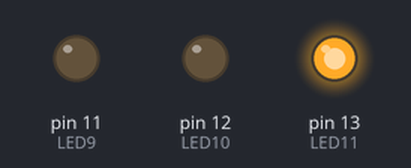
This sketch was run on a simulated Arduino Uno, built with avr-gcc and run on an emulated ATmega328P. Shown: output pins drawn as LEDs (lit = HIGH).

Above: at 0.5 s.
At 2.5 s:
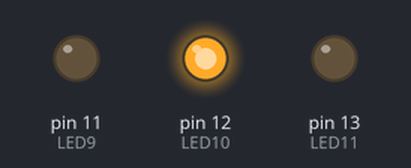
At 4.5 s:
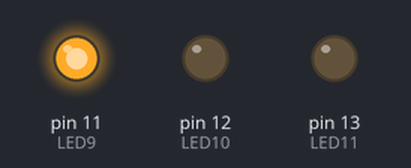
At 5.5 s:
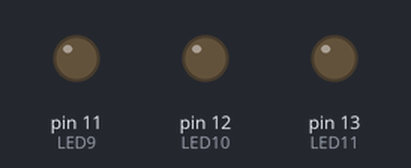
Timing chart, 0 to 7.8 s (numbered marks = the images above):
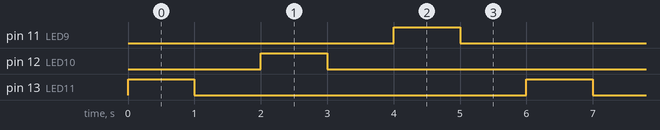

Measured:
- by itself, pin 11 (LED9), pin 12 (LED10), pin 13 (LED11): alternates HIGH for 1.0 s and LOW for 5.0 s
- by itself, everything shown: repeats every 6.0 s, in 6 steps

The sketch:

LED1.ino
```cpp
int LED11 = 13; // define LEDpin with integer value 11
int LED10 = 12;
int LED9  = 11;
int MyDelay = 1000;
void setup() // setup function runs once
{
pinMode(LED11, OUTPUT); // define LEDpin as output
pinMode(LED10, OUTPUT);
pinMode(LED9 , OUTPUT);
}
void loop() // loop function runs continuously
{
// LED 1
digitalWrite(LED11, HIGH); // set pin state HIGH to turn LED on
delay(MyDelay); // wait for a second = 1000ms
digitalWrite(LED11, LOW); // set pin state LOW to turn LED off
delay(MyDelay);
//LED 2
digitalWrite(LED10, HIGH); // set pin state HIGH to turn LED on
delay(MyDelay); // wait for a second = 1000ms
digitalWrite(LED10, LOW); // set pin state LOW to turn LED off
delay(MyDelay);
// LED 3
digitalWrite(LED9, HIGH); // set pin state HIGH to turn LED on
delay(MyDelay); // wait for a second = 1000ms
digitalWrite(LED9, LOW); // set pin state LOW to turn LED off
delay(MyDelay);
}
```
